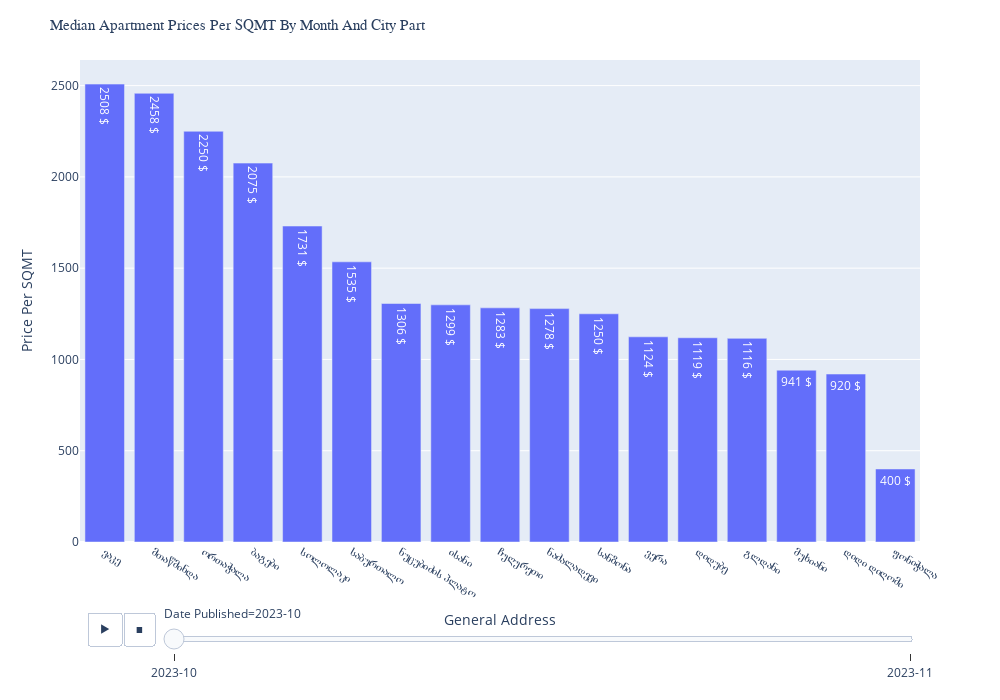

Here is the notebook cell this chart was saved with:
### Code cell
grouped=df.groupby([df['Date Published'].dt.to_period('M'),'General Address'])['Price Per SQMT'].median().reset_index()\
    .sort_values(['Date Published','Price Per SQMT'],ascending=[True,False])
grouped['Date Published']=grouped['Date Published'].astype(str)


fig=px.bar(grouped,x='General Address',y='Price Per SQMT',
           animation_frame='Date Published',
           text=grouped['Price Per SQMT'].round().astype(int).astype(str)+' $',
)
fig.update_layout(height=700,width=1000)
fig.update_layout(title=dict(text='Median Apartment Prices Per SQMT By Month And City Part',font_family='Arial Black',font_size=15))
#fig.layout.updatemenus[0].buttons[0].args[1]['frame']['duration'] = 1500
#fig['layout']['updatemenus'][0]['pad']=dict(r= 10, t= 150)
#fig['layout']['sliders'][0]['pad']=dict(r= 10, t= 150,)
fig.show()

### Figure 1 — Plotly figure (JSON) as saved in the notebook; plotly's stock layout.template omitted (floating-point values rounded to 4 significant figures)
{"data": [{"alignmentgroup": "True", "hovertemplate": "Date Published=2023-10<br>General Address=%{x}<br>Price Per SQMT=%{y}<br>text=%{text}<extra></extra>", "legendgroup": "", "marker": {"color": "#636efa", "pattern": {"shape": ""}}, "name": "", "offsetgroup": "", "orientation": "v", "showlegend": false, "text": ["2508 $", "2458 $", "2250 $", "2075 $", "1731 $", "1535 $", "1306 $", "1299 $", "1283 $", "1278 $", "1250 $", "1124 $", "1119 $", "1116 $", "941 $", "920 $", "400 $"], "textposition": "auto", "type": "bar", "x": ["ვაკე", "მთაწმინდა", "ორთაჭალა", "ბაგები", "სოლოლაკი", "საბურთალო", "ნუცუბიძის პლატო", "ისანი", "ჩუღურეთი", "ნაძალადევი", "სანზონა", "ვერა", "დიდუბე", "გლდანი", "მუხიანი", "დიდი დიღომი", "ფონიჭალა"], "xaxis": "x", "y": [2508.0, 2458.0, 2250.0, 2075.0, 1731.0, 1535.0, 1306.0, 1299.0, 1283.0, 1278.0, 1250, 1124.0, 1119.0, 1116.0, 941.2, 920.1, 400], "yaxis": "y"}], "layout": {"barmode": "relative", "height": 700, "legend": {"tracegroupgap": 0}, "margin": {"t": 60}, "sliders": [{"active": 0, "currentvalue": {"prefix": "Date Published="}, "len": 0.9, "pad": {"b": 10, "t": 60}, "steps": [{"args": [["2023-10"], {"frame": {"duration": 0, "redraw": true}, "fromcurrent": true, "mode": "immediate", "transition": {"duration": 0, "easing": "linear"}}], "label": "2023-10", "method": "animate"}, {"args": [["2023-11"], {"frame": {"duration": 0, "redraw": true}, "fromcurrent": true, "mode": "immediate", "transition": {"duration": 0, "easing": "linear"}}], "label": "2023-11", "method": "animate"}], "x": 0.1, "xanchor": "left", "y": 0, "yanchor": "top"}], "title": {"font": {"family": "Arial Black", "size": 15}, "text": "Median Apartment Prices Per SQMT By Month And City Part"}, "updatemenus": [{"buttons": [{"args": [null, {"frame": {"duration": 500, "redraw": true}, "fromcurrent": true, "mode": "immediate", "transition": {"duration": 500, "easing": "linear"}}], "label": "&#9654;", "method": "animate"}, {"args": [[null], {"frame": {"duration": 0, "redraw": true}, "fromcurrent": true, "mode": "immediate", "transition": {"duration": 0, "easing": "linear"}}], "label": "&#9724;", "method": "animate"}], "direction": "left", "pad": {"r": 10, "t": 70}, "showactive": false, "type": "buttons", "x": 0.1, "xanchor": "right", "y": 0, "yanchor": "top"}], "width": 1000, "xaxis": {"anchor": "y", "domain": [0, 1], "title": {"text": "General Address"}}, "yaxis": {"anchor": "x", "domain": [0, 1], "title": {"text": "Price Per SQMT"}}}}
